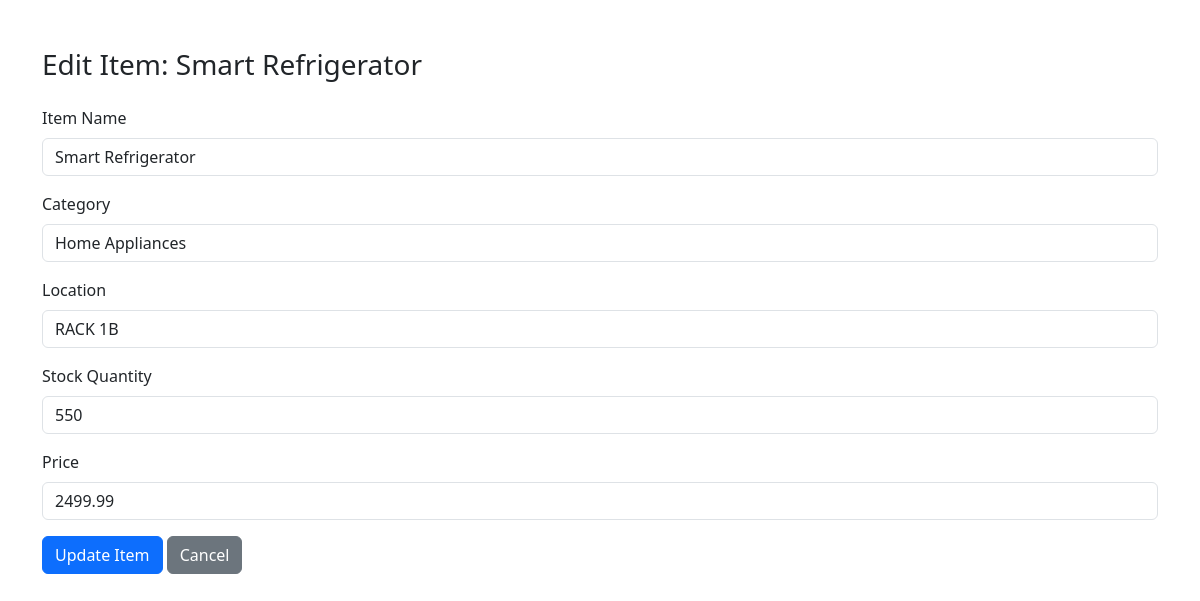
The app's page /edit.php?barcode=HOM-LG-LMXS28596S-28-SS with its own data.
### tables this page shows
CREATE TABLE `stocks` (
  `item` varchar(100) NOT NULL,
  `bar` varchar(255) NOT NULL,
  `category` varchar(100) NOT NULL,
  `location` varchar(100) NOT NULL,
  `price` float(255,2) NOT NULL,
  `id` int(10) NOT NULL,
  `stock` int(255) DEFAULT NULL,
  `notified` tinyint(1) DEFAULT 0
);

### edit.php (the view, shortened to what this page needs)
<?php
include "config/config.php";
$barcode = mysqli_real_escape_string($conn, $_GET['barcode']);
$query = "SELECT * FROM stocks WHERE bar = '$barcode'";
$result = mysqli_query($conn, $query);
$data = mysqli_fetch_assoc($result);
?>
<!DOCTYPE html>
<html lang="en">
<head>
    <link rel="stylesheet" href="https://cdn.jsdelivr.net/npm/bootstrap@5.3.3/dist/css/bootstrap.min.css">
</head>
<body>
<div class="container mt-5">
    <h3 class="mb-4">Edit Item: <?php echo htmlspecialchars($data['item']); ?></h3>
    <form method="POST">
        <div class="mb-3">
            <label for="item" class="form-label">Item Name</label>
            <input type="text" class="form-control" name="item" value="<?php echo htmlspecialchars($data['item']); ?>" required>
        </div>
        <div class="mb-3">
            <label for="category" class="form-label">Category</label>
            <input type="text" class="form-control" name="category" value="<?php echo htmlspecialchars($data['category']); ?>" required>
        </div>
        <div class="mb-3">
            <label for="location" class="form-label">Location</label>
            <input type="text" class="form-control" name="location" value="<?php echo htmlspecialchars($data['location']); ?>" required>
        </div>
        <div class="mb-3">
            <label for="stock" class="form-label">Stock Quantity</label>
            <input type="number" class="form-control" name="stock" value="<?php echo (int)$data['stock']; ?>" required>
        </div>
        <div class="mb-3">
            <label for="price" class="form-label">Price</label>
            <input type="text" class="form-control" name="price" value="<?php echo htmlspecialchars($data['price']); ?>" required>
        </div>
        <button type="submit" name="updateItem" class="btn btn-primary">Update Item</button>
        <a href="stock-tracking.php" class="btn btn-secondary">Cancel</a>
    </form>
</div>
</body>
</html>

### records on screen
stocks: item "Smart Refrigerator", category "Home Appliances", location "RACK 1B", stock "550", price "2499.99"
